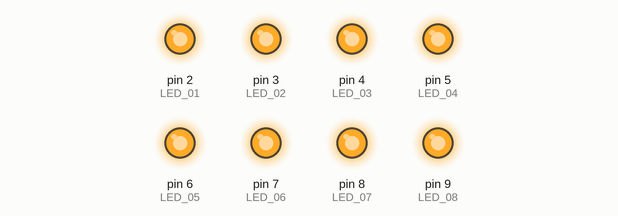
Simulated run of this sketch. Board: Arduino Uno, built with avr-gcc and run on an emulated ATmega328P. Shown: output pins drawn as LEDs (lit = HIGH).

Above: at 0.2 s.
At 1.7 s:
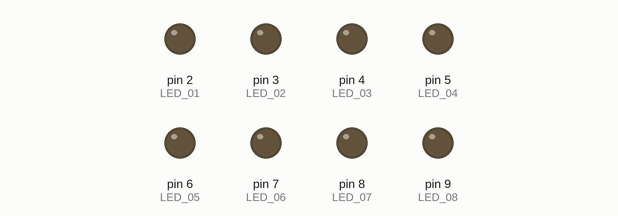
Timing chart, 0 to 3.0 s (numbered marks = the images above):
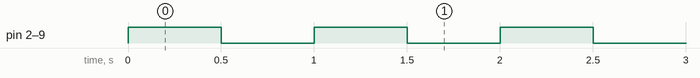

The sketch:

project.ino
```cpp
#define LED_01 2
#define LED_02 3
#define LED_03 4
#define LED_04 5
#define LED_05 6
#define LED_06 7
#define LED_07 8
#define LED_08 9
/*GND -- LED -- 220ohm -- PIN*/

void setup() {
  pinMode(LED_01, OUTPUT);
  pinMode(LED_02, OUTPUT);
  pinMode(LED_03, OUTPUT);
  pinMode(LED_04, OUTPUT);
  pinMode(LED_05, OUTPUT);
  pinMode(LED_06, OUTPUT);
  pinMode(LED_07, OUTPUT);
  pinMode(LED_08, OUTPUT);
}

void loop() {
  digitalWrite(LED_01, HIGH);
  digitalWrite(LED_02, HIGH);
  digitalWrite(LED_03, HIGH);
  digitalWrite(LED_04, HIGH);
  digitalWrite(LED_05, HIGH);
  digitalWrite(LED_06, HIGH);
  digitalWrite(LED_07, HIGH);
  digitalWrite(LED_08, HIGH);
  delay(500);

  digitalWrite(LED_01, LOW);
  digitalWrite(LED_02, LOW);
  digitalWrite(LED_03, LOW);
  digitalWrite(LED_04, LOW);
  digitalWrite(LED_05, LOW);
  digitalWrite(LED_06, LOW);
  digitalWrite(LED_07, LOW);
  digitalWrite(LED_08, LOW);
  delay(500);
}
```

Measured:
- by itself, pin 2 (LED_01), pin 3 (LED_02), pin 4 (LED_03), pin 5 (LED_04), pin 6 (LED_05), pin 7 (LED_06), pin 8 (LED_07), pin 9 (LED_08): alternates HIGH for 0.50 s and LOW for 0.50 s
